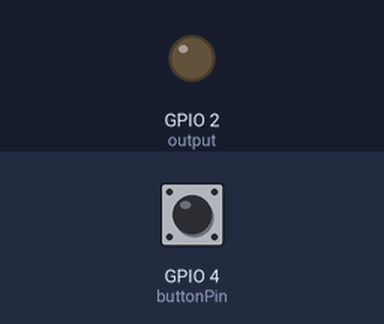
A sketch run on a simulated ESP8266 (NodeMCU). Parts: output pins drawn as LEDs (lit = HIGH). The inputs (shaded band) are chosen by the test bench; at power-on: GPIO 4 (buttonPin) LOW. WiFi joins after 1.5 s; servers stay silent unless stated; what the sketch prints to the serial monitor is not drawn.

Above: at 3.2 s.
3.3 s: GPIO 4 (buttonPin) pulled HIGH for 0.15 s
At 4.5 s:
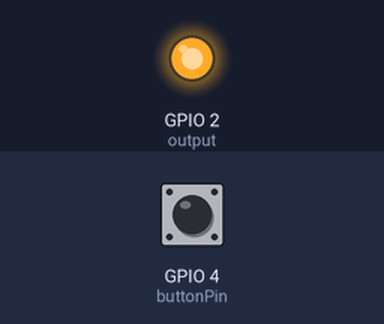
6.4 s: GPIO 4 (buttonPin) pulled HIGH for 1 s
At 6.8 s:
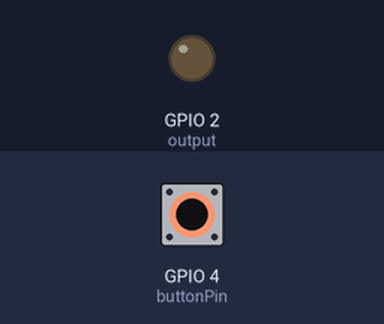
8.9 s: GPIO 4 (buttonPin) pulled HIGH for 3.2 s
At 9.9 s:
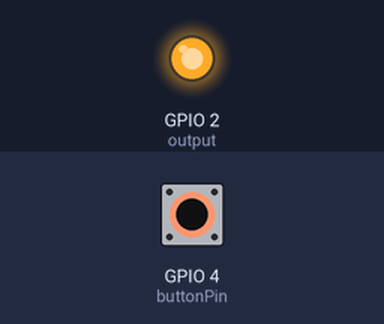
Timing chart, 0 to 11.9 s (numbered marks = the images above; inputs shaded):
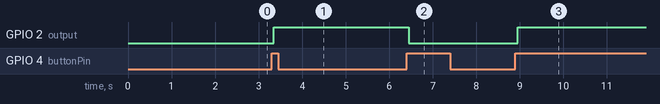

Measured:
- after the input at 3.3 s, GPIO 2 (output): LOW → HIGH after 0.05 s
- after the input at 6.4 s, GPIO 2 (output): HIGH → LOW after 0.05 s
- after the input at 8.9 s, GPIO 2 (output): LOW → HIGH after 0.05 s

The sketch:

Control_Outputs.ino
```cpp
// (licence header left out)
// Import required libraries  // 라이브러리 선언
#include <ESP8266WiFi.h>
#include <ESPAsyncTCP.h>
#include <ESPAsyncWebServer.h>

// Replace with your network credentials
const char* ssid = "5층";     // 와이파이 이름
const char* password = "48864886";    // 비밀번호

const char* PARAM_INPUT_1 = "state";

const int output = 2;     // 핀 번호
const int buttonPin = 4;  // 핀 번호

// Variables will change:
int ledState = LOW;          // 출력 핀의 현재 상태
int buttonState;             // 입력 핀에서 나오는 전류 읽기
int lastButtonState = LOW;   // 입력 핀의 이전 측정값

// the following variables are unsigned longs because the time, measured in
// 밀리초는 int에 저장할 수 있는 값보다 크게 변하므로 long타입  // 노이즈를 무시하기 위한 타이머 역할
unsigned long lastDebounceTime = 0;  // 출력 핀이 마지막으로 토글되는 순간
unsigned long debounceDelay = 50;    // 디바운스 시간, 출력이 깜빡이면 증가합니다.

// 포트 80에 AsyncWebServer 객체를 생성하기
AsyncWebServer server(80);

const char index_html[] PROGMEM = R"rawliteral(
<!DOCTYPE HTML><html>
<head>
  <title>ESP Web Server</title>
  <meta name="viewport" content="width=device-width, initial-scale=1">
  <style> <!--폰트 스타일 지정-->
    html {font-family: Arial; display: inline-block; text-align: center;}
    h2 {font-size: 3.0rem;}
    p {font-size: 3.0rem;}
    body {max-width: 600px; margin:0px auto; padding-bottom: 25px;}
    .switch {position: relative; display: inline-block; width: 120px; height: 68px}
    .switch input {display: none}
    .slider {position: absolute; top: 0; left: 0; right: 0; bottom: 0; background-color: #ccc; border-radius: 34px}
    .slider:before {position: absolute; content: ""; height: 52px; width: 52px; left: 8px; bottom: 8px; background-color: #fff; -webkit-transition: .4s; transition: .4s; border-radius: 68px}
    input:checked+.slider {background-color: #2196F3}
    input:checked+.slider:before {-webkit-transform: translateX(52px); -ms-transform: translateX(52px); transform: translateX(52px)}
  </style>
</head>
<body>
  <h2>ESP Web Server</h2>
  %BUTTONPLACEHOLDER% <!--나중에 processor 함수가 이 글자를 찾아 HTML 버튼 코드로 갈아 끼워줍니다.-->
<script>function toggleCheckbox(element) {    <!--사용자가 웹 화면의 스위치를 클릭하면 즉시 /update?state=1 같은 주소로 신호를 보냅니다.-->
  var xhr = new XMLHttpRequest();
  if(element.checked){ xhr.open("GET", "/update?state=1", true); }
  else { xhr.open("GET", "/update?state=0", true); }
  xhr.send();
}

setInterval(function ( ) {      <!--1초마다 /state 주소에 접속해서 LED 상태를 물어봅니다. 덕분에 물리 버튼으로 LED를 켜도 웹 화면의 스위치가 자동으로 따라 움직입니다.-->
  var xhttp = new XMLHttpRequest();
  xhttp.onreadystatechange = function() {
    if (this.readyState == 4 && this.status == 200) {
      var inputChecked;
      var outputStateM;
      if( this.responseText == 1){
        inputChecked = true;
        outputStateM = "On";
      }
      else {
        inputChecked = false;
        outputStateM = "Off";
      }
      document.getElementById("output").checked = inputChecked;
      document.getElementById("outputState").innerHTML = outputStateM;
    }
  };
  xhttp.open("GET", "/state", true);
  xhttp.send();
}, 1000 ) ;
</script>
</body>
</html>
)rawliteral";

// 웹페이지에서 BUTTONPLACEHOLDER를 대체함
String processor(const String& var){    // BUTTONPLACEHOLDER를 찾아서 HTML 버튼 코드로 갈아 끼워줌
  //Serial.println(var);
  if(var == "BUTTONPLACEHOLDER"){
    String buttons ="";
    String outputStateValue = outputState();    // 버튼 상태를 표시할 HTML 텍스트
    buttons+= "<h4>Output - GPIO 2 - State <span id=\"outputState\"></span></h4><label class=\"switch\"><input type=\"checkbox\" onchange=\"toggleCheckbox(this)\" id=\"output\" " + outputStateValue + "><span class=\"slider\"></span></label>";
    return buttons;
  }
  return String();
}

String outputState(){   // 현재 출력을 반환하는 함수
  if(digitalRead(output)){
    return "checked";
  }
  else {
    return "";
  }
  return "";
}

void setup(){
  // 디버깅을 위한 직렬 포트
  Serial.begin(115200);

  pinMode(output, OUTPUT);
  digitalWrite(output, LOW);
  pinMode(buttonPin, INPUT);

  // 와이파이 연결
  WiFi.begin(ssid, password);
  while (WiFi.status() != WL_CONNECTED) {
    delay(1000);
    Serial.println("Connecting to WiFi..");
  }

  // ESP Local IP 주소 출력
  Serial.println(WiFi.localIP());

  // 웹페이지 경로
  server.on("/", HTTP_GET, [](AsyncWebServerRequest *request){  // processor 함수를 거쳐 완성된 HTML을 사용자에게 보냄
    request->send_P(200, "text/html", index_html, processor);
  });

  // GET request를 ESP_IP>/update?state=<inputMessage>로 보냄
  server.on("/update", HTTP_GET, [] (AsyncWebServerRequest *request) {    // 주소 뒤에 붙은 state 값을 읽어서 digitalWrite(output, 값)으로 실제 LED를 켜거나 끔
    String inputMessage;
    String inputParam;
    // GET input1 값은 <ESP_IP>/update?state=<inputMessage>
    if (request->hasParam(PARAM_INPUT_1)) {
      inputMessage = request->getParam(PARAM_INPUT_1)->value();
      inputParam = PARAM_INPUT_1;
      digitalWrite(output, inputMessage.toInt());
      ledState = !ledState;
    }
    else {
      inputMessage = "No message sent";
      inputParam = "none";
    }
    Serial.println(inputMessage);
    request->send(200, "text/plain", "OK");
  });

  // GET request를 <ESP_IP>/state로 보냄
  server.on("/state", HTTP_GET, [] (AsyncWebServerRequest *request) {
    request->send(200, "text/plain", String(digitalRead(output)).c_str());
  });
  // 서버 시작
  server.begin();
}

void loop() {
  // 스위치의 상태를 로컬 변수로 읽어냄
  int reading = digitalRead(buttonPin);

  // 버튼을 누른건지 확인
  // (i.e. the input went from LOW to HIGH), and you've waited long enough
  // since the last press to ignore any noise:

  // 소음이나 누르는 행위로 인해 스위치가 변경된 경우
  if (reading != lastButtonState) {
    // reset the debouncing timer
    lastDebounceTime = millis();
  }

  if ((millis() - lastDebounceTime) > debounceDelay) {    // 버튼의 상태 변화가 debounceDelay(50ms)보다 오래 유지될 때만 "아, 진짜로 사람이 눌렀구나!"라고 판단하여 ledState를 반전
    // reading이 어떤 상태든 debounce보다 오래 존재했을 경우
    // 지연 상태를 실제 현재 상태로 받아들임

    // 버튼 상태가 변경된 경우
    if (reading != buttonState) {
      buttonState = reading;

      // 새 버튼 상태가 HIGH일 때만 LED를 토글
      if (buttonState == HIGH) {
        ledState = !ledState;
      }
    }
  }

  // LED 설정
  digitalWrite(output, ledState);   // digitalWrite(output, ledState)를 통해 웹에서 명령을 내렸든, 손가락으로 버튼을 눌렀든 최종 상태를 LED에 반영

  // 다음 loop에서 사용할 lastButtonState에 reading를 저장
  lastButtonState = reading;
}
```
